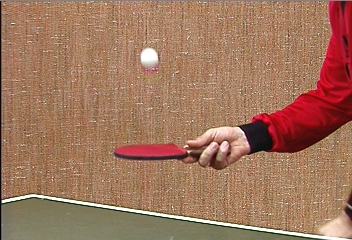
#> input picture lab3/pingpong/0000.jpeg, 352 x 240 px
$ python harris.py
#> lines starting #> are read from the running program, lines starting #| are printed output that depends on the picture; after the words box and inside, x2 and y2 are one past the last pixel; in counts of white or black regions, pixels touching at a corner belong together
import matplotlib.pyplot as plt
import numpy as np
from scipy import signal
from scipy.ndimage import gaussian_filter, rotate
import cv2
import sys

class Image(object):
	def __init__(self, image, mode='grayscale'):
		if mode == 'grayscale':
			self.im = Image.RGB2Gray(image)
		else:
			self.im = image

		self.shape = self.im.shape

	@classmethod
	def readFrom(cls, p_im):
		im = plt.imread(p_im)
		return cls(im)

	@staticmethod
	def RGB2Gray(im):
		#factor = np.expand_dims(np.array([0.2989, 0.5870, 0.1140]).reshape(1,3),0)
		#img = np.sum(im*factor, axis=2)
		img = im[:,:,0]
		return img

	def gradient(self):
		imx = self.im.flatten()
		imy = self.im.flatten('F')
		G = np.array([-1, 0, 1])
		Gx = signal.convolve(imx, G, mode='same').reshape(self.im.shape)
		Gy = signal.convolve(imy, G, mode='same').reshape((self.im.shape[1], self.im.shape[0])).T
		return Gx, Gy


class HarrisCornerDetector(object):
	def __init__(self, window_size, threshold):
		self.window_size = window_size
		self.threshold = threshold


	def get_Hvalues(self, img, sigma=3):
		Ix, Iy = img.gradient()
		Ixx, Iyy, Ixy = Ix**2, Iy**2, np.multiply(Ix,Iy)
		#assert img.shape == Ix.shape == Iy.shape == Ixx.shape == Iyy.shape == Ixy.shape
		Hvalues = np.zeros(img.shape)
		Ixx_window = gaussian_filter(Ixx, sigma=sigma)
		Iyy_window = gaussian_filter(Iyy, sigma=sigma)
		Ixy_window = gaussian_filter(Ixy, sigma=sigma)
		H = (Iyy_window*Ixx_window - Ixy_window**2) - 0.04*(Ixx_window + Iyy_window)**2
		Hvalues= H
		return Hvalues


	def evaluate(self, H):
		h = int(self.window_size/2)
		mask = np.zeros((H.shape[0], H.shape[1]))
		for y in range(h, H.shape[0]-h):
			for x in range(h, H.shape[1]-h):
				val = np.max(H[y-h:y+h+1, x-h:x+h+1])
				if val == H[y,x] and val > self.threshold:
					mask[y,x] = 1
		return mask

def show_results(Ix, Iy, I, r, c, titles):
    fig, axs = plt.subplots(1, 3, figsize=(12, 4))

    axs[0].imshow(Ix, cmap="gray")
    axs[0].set_title(titles[0])
    axs[0].set_xticks([])
    axs[0].set_yticks([])

    axs[1].imshow(Iy, cmap="gray")
    axs[1].set_title(titles[1])
    axs[1].set_xticks([])
    axs[1].set_yticks([])

    axs[2].scatter(c, r, s=5)
    axs[2].imshow(I, cmap="gray")
    axs[2].set_title(titles[2])
    axs[2].set_xticks([])
    axs[2].set_yticks([])

    plt.show()

def show_results_2(p1, p2, p3, Images, titles):
    fig, axs = plt.subplots(1, 3, figsize=(12, 4))

    axs[0].scatter(p1[1], p1[0], s=5)
    axs[0].imshow(Images[0], cmap="gray")
    axs[0].set_title(titles[0])
    axs[0].set_xticks([])
    axs[0].set_yticks([])

    axs[1].scatter(p2[1], p2[0], s=5)
    axs[1].imshow(Images[1], cmap="gray")
    axs[1].set_title(titles[1])
    axs[1].set_xticks([])
    axs[1].set_yticks([])

    axs[2].scatter(p3[1], p3[0], s=5)
    axs[2].imshow(Images[2], cmap="gray")
    axs[2].set_title(titles[2])
    axs[2].set_xticks([])
    axs[2].set_yticks([])

    plt.show()

if __name__ == "__main__":

	# [5 lines of commented-out code are left out]

	Img = Image.readFrom("pingpong/0000.jpeg")
#> in readFrom, im is the input picture: shape (240, 352, 3); mean R, G, B 160.4, 117.6, 93.3
	Img45 = Image.readFrom("pingpong/0000.jpeg")
	Img90 = Image.readFrom("pingpong/0000.jpeg")
	Img45.im = rotate(Img45.im, 45)
	Img90.im = rotate(Img90.im, 90)

	CornerAlgo1 = HarrisCornerDetector(3, 1e6)
	CornerAlgo2 = HarrisCornerDetector(3, 1e5)
	CornerAlgo3 = HarrisCornerDetector(3, 1e4)
	CornerAlgo4 = HarrisCornerDetector(3, 1e7)

	H1 = CornerAlgo1.get_Hvalues(Img, sigma=1)
	H2 = CornerAlgo2.get_Hvalues(Img, sigma=1)
	H3 = CornerAlgo3.get_Hvalues(Img, sigma=1)
	H4 = CornerAlgo4.get_Hvalues(Img, sigma=1)
	Hr45 = CornerAlgo1.get_Hvalues(Img45, sigma=1)
	Hr90 = CornerAlgo1.get_Hvalues(Img90, sigma=1)
#> in get_Hvalues (call 6), `Ixx, Iyy, Ixy = Ix**2, Iy**2, np.multiply(Ix,Iy)`:
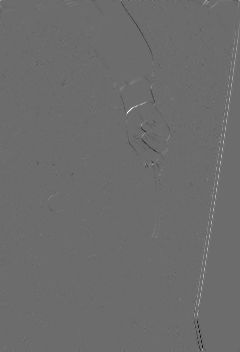
#> Ixy: shape (352, 240) int64; min -41478, max 56169, mean 52.5; drawn with min black and max white
	mask1 = CornerAlgo1.evaluate(H1)
#> after the loop in evaluate, `for y in range(h, H.shape[0]-h):`: mask: shape (240, 352) float64; values 0 (black) and 1 (white), 0.73% white in thin lines or dots
	mask2 = CornerAlgo2.evaluate(H2)
#> after the loop in evaluate (call 2), `for y in range(h, H.shape[0]-h):`: mask: shape (240, 352) float64; values 0 (black) and 1 (white), 2% white in thin lines or dots
	mask3 = CornerAlgo3.evaluate(H3)
#> after the loop in evaluate (call 3), `for y in range(h, H.shape[0]-h):`: mask: shape (240, 352) float64; values 0 (black) and 1 (white), 2.2% white in thin lines or dots
	mask4 = CornerAlgo4.evaluate(H4)
#> after the loop in evaluate (call 4), `for y in range(h, H.shape[0]-h):`: mask: shape (240, 352) float64; values 0 (black) and 1 (white), 0.05% white in thin lines or dots, all inside (x1, y1, x2, y2) = (2, 36, 304, 234)
	mask45 = CornerAlgo1.evaluate(Hr45)
#> after the loop in evaluate (call 5), `for y in range(h, H.shape[0]-h):`:
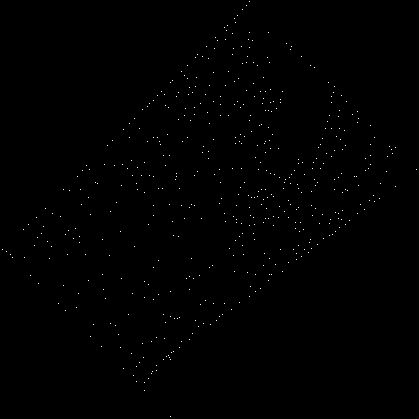
#> mask: shape (419, 419) float64; values 0 (black) and 1 (white), 0.29% white in thin lines or dots
	mask90 = CornerAlgo1.evaluate(Hr90)
#> after the loop in evaluate (call 6), `for y in range(h, H.shape[0]-h):`:
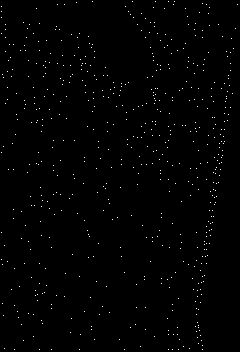
#> mask: shape (352, 240) float64; values 0 (black) and 1 (white), 0.73% white in thin lines or dots

	ind1 = np.nonzero(mask1)
#> ind1 = 620 positions, rows 1 to 237, columns 2 to 350
	ind2 = np.nonzero(mask2)
#> ind2 = 1650 positions, rows 1 to 238, columns 2 to 350
	ind3 = np.nonzero(mask3)
#> ind3 = 1843 positions, rows 1 to 238, columns 2 to 350
	ind4 = np.nonzero(mask4)
#> ind4 = 41 positions, rows 36 to 233, columns 2 to 303
	ind45 = np.nonzero(mask45)
#> ind45 = 516 positions, rows 1 to 416, columns 2 to 416
	ind90 = np.nonzero(mask90)
#> ind90 = 619 positions, rows 1 to 349, columns 1 to 237

	show_results(Img.gradient()[0], Img.gradient()[1], Img.im, ind1[0], ind1[1],["Ix","Iy","Detected corners"])

	show_results_2((ind3[0],ind3[1]), (ind2[0],ind2[1]), (ind4[0], ind4[1]), Images=[Img.im] * 3,  titles=['1e^4', '1e^5', '1e^7'])

	show_results_2((ind45[0],ind45[1]), (ind90[0],ind90[1]), (ind1[0], ind1[1]), Images=[Img45.im, Img90.im, Img.im],  titles=['45', '90', 'Original'])

	H1 = CornerAlgo1.get_Hvalues(Img, sigma=3)
#> in get_Hvalues (call 7), `Ixy_window = gaussian_filter(Ixy, sigma=sigma)`:
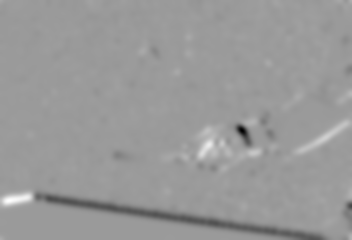
#> Ixy_window: shape (240, 352) int64; min -6436, max 4167, mean -51.2; drawn with min black and max white
#> in get_Hvalues (call 7), `H = (Iyy_window*Ixx_window - Ixy_window**2) - 0.04*(Ixx_window + Iyy_w..`:
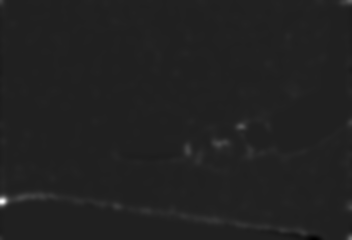
#> H: shape (240, 352) float64; min -9256185.6, max 63746891, mean 445594.8; drawn with min black and max white
	H2 = CornerAlgo2.get_Hvalues(Img, sigma=3)
	H4 = CornerAlgo4.get_Hvalues(Img, sigma=3)

	mask1 = CornerAlgo1.evaluate(H1)
#> after the loop in evaluate (call 7), `for y in range(h, H.shape[0]-h):`: mask: shape (240, 352) float64; values 0 (black) and 1 (white), 0.09% white in thin lines or dots, all inside (x1, y1, x2, y2) = (1, 21, 351, 233)
	mask2 = CornerAlgo2.evaluate(H2)
#> after the loop in evaluate (call 8), `for y in range(h, H.shape[0]-h):`:
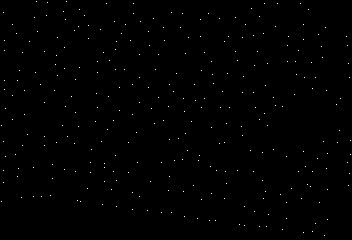
#> mask: shape (240, 352) float64; values 0 (black) and 1 (white), 0.36% white in thin lines or dots
	mask4 = CornerAlgo4.evaluate(H4)
#> after the loop in evaluate (call 9), `for y in range(h, H.shape[0]-h):`: mask: shape (240, 352) float64; values 0 (black) and 1 (white), 0.01% white in thin lines or dots, all inside (x1, y1, x2, y2) = (1, 126, 242, 202)

	ind1 = np.nonzero(mask1)
#> ind1 = 79 positions, rows 21 to 232, columns 1 to 350
	ind2 = np.nonzero(mask2)
#> ind2 = 301 positions, rows 1 to 235, columns 1 to 350
	ind4 = np.nonzero(mask4)
#> ind4 = ([126, 143, 150, 197, 201], [241, 219, 187, 21, 1])

	show_results_2((ind2[0],ind2[1]), (ind1[0],ind1[1]), (ind4[0], ind4[1]), Images=[Img.im] * 3,  titles=['1e^5', '1e^6', '1e^7'])
#> in show_results_2 (call 3), `plt.show()`:
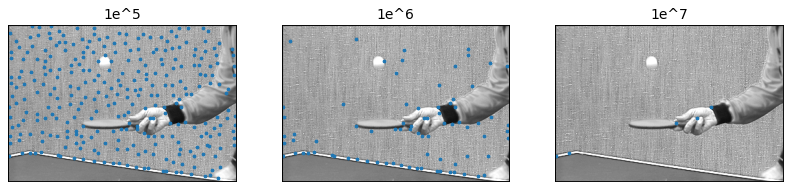
#> figure drawn by matplotlib, 3 panels
